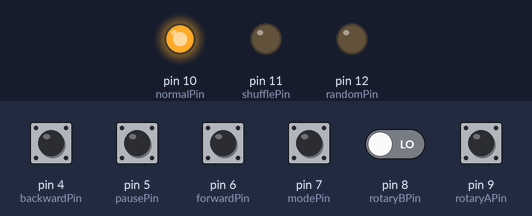
This sketch was run on a simulated Arduino Uno, built with avr-gcc and run on an emulated ATmega328P. Parts: output pins drawn as LEDs (lit = HIGH). The test bench sets the inputs (shaded band); at power-on: pin 4 (backwardPin), pin 5 (pausePin), pin 6 (forwardPin), pin 7 (modePin), pin 9 (rotaryAPin) HIGH, pin 8 (rotaryBPin) LOW. The audio player accepts every command and is not drawn; what the sketch prints to the serial monitor is not drawn.

Above: at 1.7 s.
1.8 s: pin 7 (modePin) pulled LOW for 0.15 s
At 2.3 s:
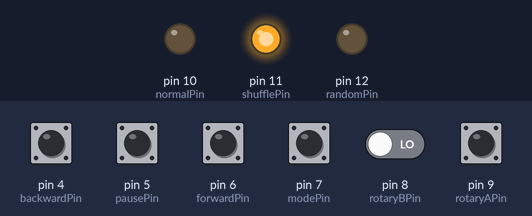
3.4 s: pin 7 (modePin) pulled LOW for 1 s
At 4.7 s:
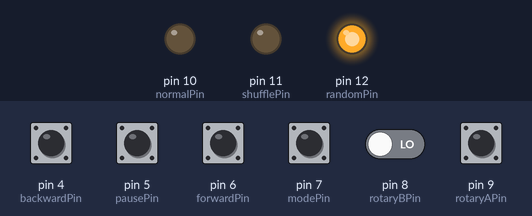
Timing chart, 0 to 6.4 s (numbered marks = the images above; inputs shaded):
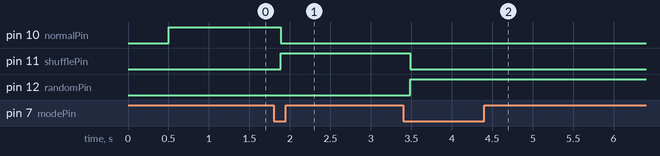

Measured:
- after the input at 1.8 s, pin 10 (normalPin): HIGH → LOW after 0.09 s; pin 11 (shufflePin): LOW → HIGH after 0.09 s
- after the input at 3.4 s, pin 11 (shufflePin): HIGH → LOW after 0.09 s; pin 12 (randomPin): LOW → HIGH after 0.09 s

The sketch:

music_player.ino
```cpp
#include "SoftwareSerial.h"
#include "DFRobotDFPlayerMini.h"

SoftwareSerial mySoftwareSerial(2, 3);
DFRobotDFPlayerMini myDFPlayer;

int isPaused = 0;
int tracksNumber;
int volume = 15;
int currentTrack = 1;
bool isPlaying = false;

int backwardPin = 4;
int pausePin = 5;
int forwardPin = 6;
int modePin = 7;

int rotaryBPin = 8;
int rotaryAPin = 9;

bool lastPauseState = HIGH;
bool lastBackwardState = HIGH;
bool lastForwardState = HIGH;
bool lastModeState = HIGH;

int BState;
int lastBState;
int AState;
int lastAState;

int normalPin = 10;
int shufflePin = 11;
int randomPin = 12;

int modeValue = 0;

void setup() {
  // put your setup code here, to run once:
  mySoftwareSerial.begin(9600);
  Serial.begin(9600);

  Serial.println(F("DFRobot DFPlayer Mini"));
  Serial.println(F("Initializing DFPlayer module ... Wait!"));

  if (!myDFPlayer.begin(mySoftwareSerial))
  {
    Serial.println(F("Not initialized."));
    while (true);
  }

  Serial.println(F("DFPlayer Mini module initialized!"));

  pinMode(backwardPin, INPUT_PULLUP);
  pinMode(pausePin, INPUT_PULLUP);
  pinMode(forwardPin, INPUT_PULLUP);
  pinMode(modePin, INPUT_PULLUP);

  pinMode(rotaryBPin, INPUT);
  pinMode(rotaryAPin, INPUT);

  pinMode(normalPin, OUTPUT);
  pinMode(shufflePin, OUTPUT);
  pinMode(randomPin, OUTPUT);

  digitalWrite(normalPin, HIGH);
  digitalWrite(shufflePin, LOW);
  digitalWrite(randomPin, LOW);

  tracksNumber = myDFPlayer.readFileCounts();
  Serial.println("There are ");
  Serial.print(tracksNumber);
  Serial.print("tracks.");
  Serial.println();

  myDFPlayer.volume(volume);
  myDFPlayer.play(currentTrack);
  isPlaying = true;

  Serial.println(myDFPlayer.readFileCounts());
}

void loop() {
  /* ---------- PAUSE ---------- */
  int pauseState = digitalRead(pausePin);

  if (pauseState == LOW && lastPauseState == HIGH)
  {
    if (isPlaying)
    {
      myDFPlayer.pause();
      isPlaying = false;
      Serial.println("Playback Paused");
    } else
    {
      myDFPlayer.start();
      isPlaying = true;
      Serial.println("Playback Resumed");
    }

    delay(100);
  }
  lastPauseState = pauseState;

  /* ---------- BACKWARDS ---------- */
  int backwardState = digitalRead(backwardPin);

  if (backwardState == LOW && lastBackwardState == HIGH)
  {
      myDFPlayer.previous();
      isPlaying = true;

      delay(100);
  }
  lastBackwardState = backwardState;

  /* ---------- FORWARDS ---------- */
  int forwardState = digitalRead(forwardPin);

  if (forwardState == LOW && lastForwardState == HIGH)
  {
      myDFPlayer.next();
      isPlaying = true;

      delay(100);
  }
  lastForwardState = forwardState;

  /* ---------- MODE ---------- */
  int modeState = digitalRead(modePin);

  if (modeState == LOW && lastModeState == HIGH)
  {
      modeValue = (modeValue + 1) % 3;

      myDFPlayer.disableLoopAll();
      myDFPlayer.disableLoop();

      switch (modeValue) {
        case 0:
          myDFPlayer.enableLoopAll();

          digitalWrite(normalPin, HIGH);
          digitalWrite(shufflePin, LOW);
          digitalWrite(randomPin, LOW);
          break;
        case 1:
          myDFPlayer.randomAll();

          digitalWrite(normalPin, LOW);
          digitalWrite(shufflePin, HIGH);
          digitalWrite(randomPin, LOW);
          break;
        case 2:
          myDFPlayer.enableLoop();

          digitalWrite(normalPin, LOW);
          digitalWrite(shufflePin, LOW);
          digitalWrite(randomPin, HIGH);
          break;
        default:
          myDFPlayer.disableLoopAll();
          myDFPlayer.disableLoop();
          break;
      }
      delay(100);
  }
  lastModeState = modeState;

  /* ---------- VOLUME ---------- */
  AState = digitalRead(rotaryAPin);

  if (AState != lastAState)
  {
    if (digitalRead(rotaryBPin) != AState)
    {
      if (volume > 0)
      {
        volume -= 1;
        myDFPlayer.volume(volume);
      }
    } else {
      if (volume < 30)
      {
        volume += 1;
        myDFPlayer.volume(volume);
      }
    }

    delay(100);
  }

  lastAState = AState;

}
```
